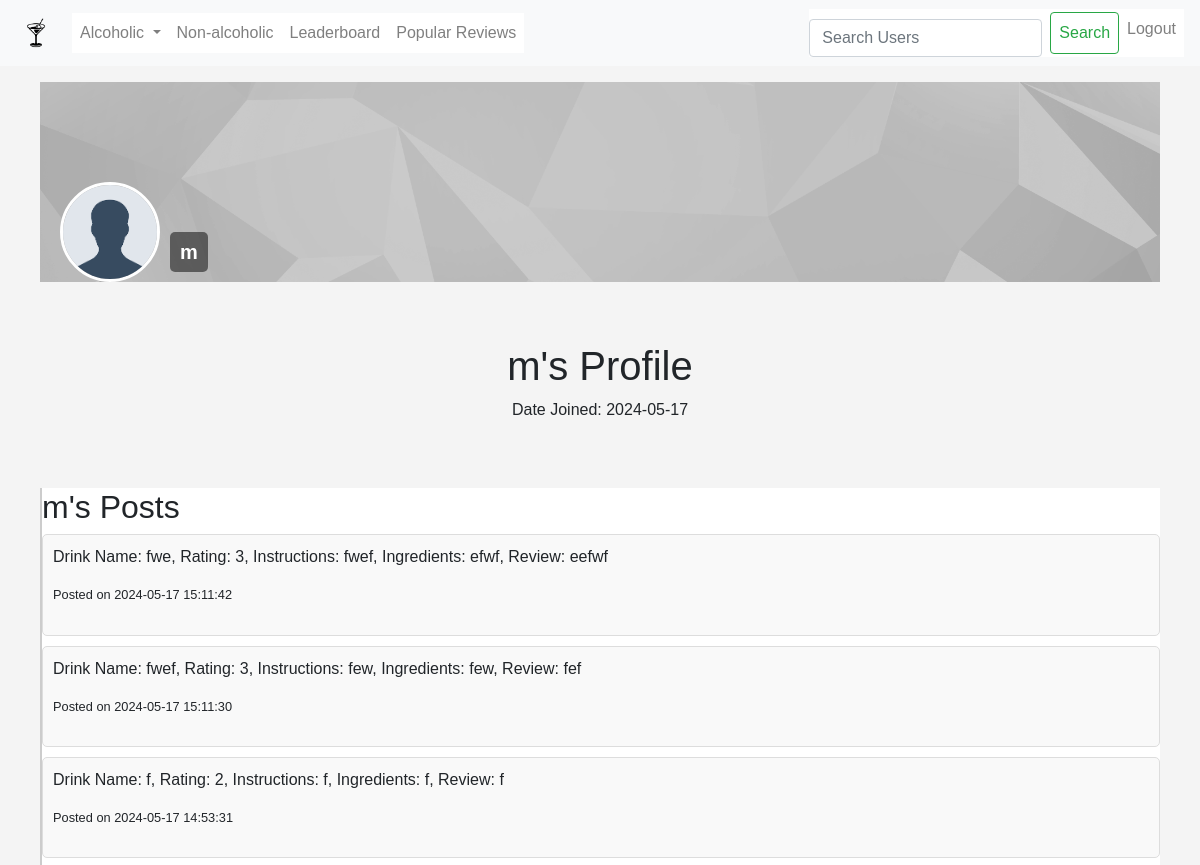
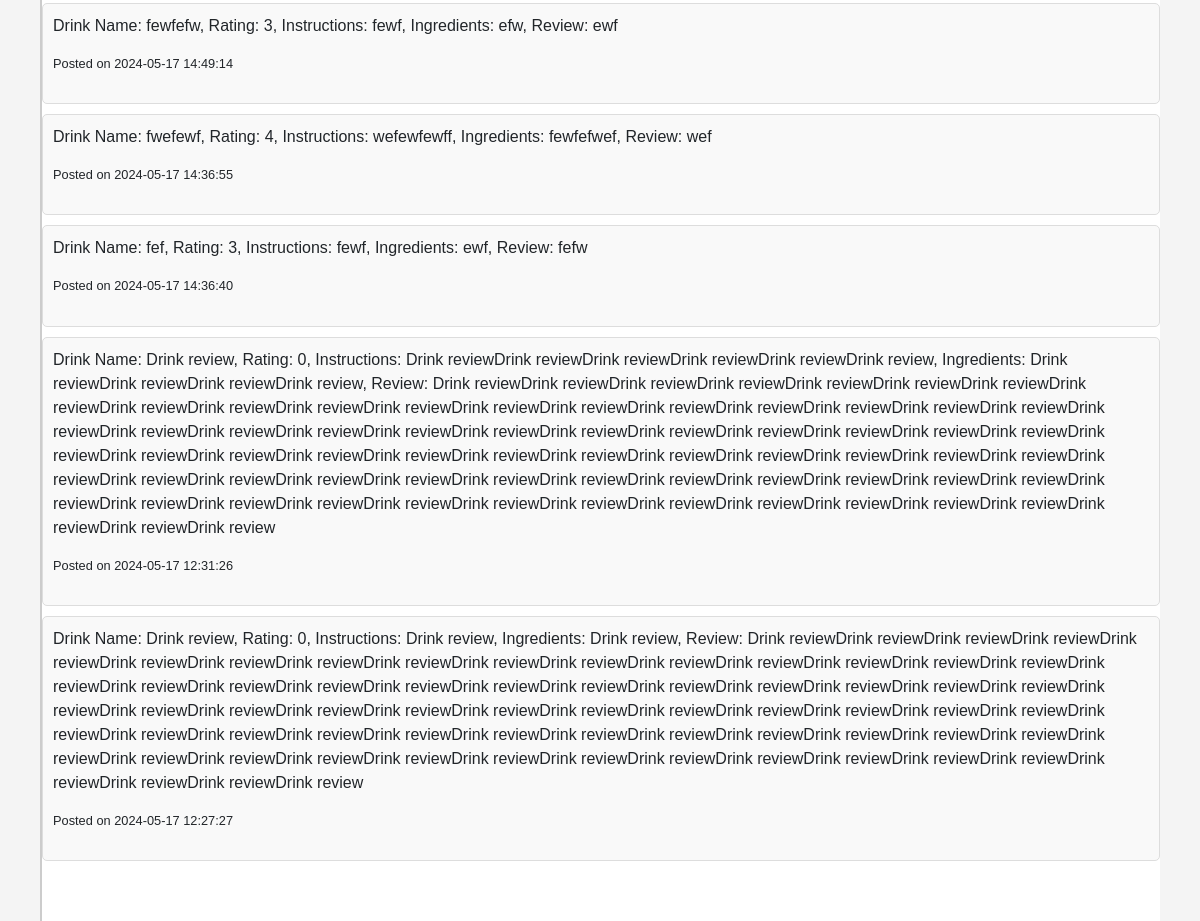
Page /user/m (signed in) on the committed database (2 pictures, top to bottom).
### app/models.py (models this page shows, shortened)
class User(UserMixin, db.Model):
    id = db.Column(db.Integer, primary_key=True)
    username = db.Column(db.String(80), unique=True, nullable=False)
    email = db.Column(db.String(120), unique=True, nullable=False)
    password_hash = db.Column(db.String(128), nullable=False)
    salt = db.Column(db.String(64), nullable=False)
    created_at = db.Column(db.DateTime, default=datetime.utcnow)
    avatar = db.Column(db.String(120), nullable=False, default='images/avatars/default_avatar.png')
    posts = db.relationship('Post', backref='author', lazy=True)
    @property
    def is_authenticated(self):
        return True

class Post(db.Model):
    id = db.Column(db.Integer, primary_key=True)
    content = db.Column(db.Text, nullable=False)
    user_id = db.Column(db.Integer, db.ForeignKey('user.id'), nullable=False)
    drink_type = db.Column(db.String(50), nullable=False)
    created_at = db.Column(db.DateTime, default=datetime.utcnow)
    likes = db.Column(db.Integer, default=0)
    super_likes = db.Column(db.Integer, default=0)
    dislikes = db.Column(db.Integer, default=0)

### app/routes.py (the view)
@routes.route('/user/<username>')
@login_required
def user_profile(username):
    user = User.query.filter_by(username=username).first()
    if not user:
        flash('User not found', category='danger')
        return redirect(url_for('routes.leaderboard'))
    user_posts = Post.query.filter_by(user_id=user.id).order_by(Post.created_at.desc()).all()
    return render_template('user_profile.html', user=user, user_posts=user_posts)

### app/templates/user_profile.html
{% extends "base.html" %}
{% block content %}
<div class="container">
    <div class="banner">
        <img src="{{ url_for('static', filename='images/banner.png') }}" alt="Banner" class="banner-img">
        <div class="avatar-wrapper">
            <img src="{{ url_for('static', filename=user.avatar or 'images/avatars/default_avatar.png') }}" alt="User Avatar" class="avatar-img" id="avatar-img">
        </div>
        <div class="username">{{ user.username }}</div>
    </div>
    <div class="user-info">
        <h1>{{ user.username }}'s Profile</h1>
        <p>Date Joined: <span class="date-joined">{{ user.created_at.strftime('%Y-%m-%d') }}</span></p>
    </div>
    <div class="content-area">
        <h2>{{ user.username }}'s Posts</h2>
        <div id="user-posts">
            {% if user_posts %}
                {% for post in user_posts %}
                    <div class="post">
                        <p>{{ post.content }}</p>
                        <small>Posted on {{ post.created_at.strftime('%Y-%m-%d %H:%M:%S') }}</small>
                    </div>
                {% endfor %}
            {% else %}
                <p>This user has not made any posts yet.</p>
            {% endif %}
        </div>
    </div>
</div>
{% endblock %}

### app/templates/base.html (shortened to what this page needs)
<!DOCTYPE html>
<html lang="en">
<head>
    <link rel="stylesheet" href="https://stackpath.bootstrapcdn.com/bootstrap/4.3.1/css/bootstrap.min.css">
    <link rel="stylesheet" href="{{ url_for('static', filename='css/Project.css') }}">
    <link rel="stylesheet" href="{{ url_for('static', filename='css/homepage.css') }}">
    <link rel="stylesheet" href="https://cdnjs.cloudflare.com/ajax/libs/font-awesome/5.15.4/css/all.min.css">
</head>
<body>
    <header>
        <nav class="navbar navbar-expand-lg navbar-light bg-light">
            <a class="navbar-brand" href="/">
                <img src="{{ url_for('static', filename='images/drink_logo.png') }}" alt="Mix'd Opinion Logo" style="height: 40px;">
            </a>
            <div class="collapse navbar-collapse" id="navbarNav">
                <ul class="navbar-nav mr-auto">
                    <li class="nav-item dropdown">
                        <a class="nav-link dropdown-toggle restricted-link" href="#" id="alcoholicDropdown" role="button" data-toggle="dropdown" aria-haspopup="true" aria-expanded="false">
                            Alcoholic
                        </a>
                    </li>
                    <li class="nav-item"><a class="nav-link restricted-link" href="/non_alcoholic">Non-alcoholic</a></li>
                    <li class="nav-item"><a class="nav-link restricted-link" href="/leaderboard">Leaderboard</a></li>
                    <li class="nav-item"><a class="nav-link restricted-link" href="/popular-reviews">Popular Reviews</a></li>
                </ul>
                <ul class="navbar-nav ml-auto">
                    <li class="nav-item">
                        <form class="form-inline" action="{{ url_for('routes.search') }}" method="get">
                            <input class="form-control mr-sm-2" type="search" placeholder="Search Users" aria-label="Search" name="query" required>
                            <button class="btn btn-outline-success my-2 my-sm-0" type="submit">Search</button>
                        </form>
                    </li>
                    <li class="nav-item"><a class="nav-link" href="/logout">Logout</a></li>
                </ul>
            </div>
        </nav>
    </header>
    <div class="container mt-3">
        {% block content %}{% endblock %}
    </div>
</body>
</html>

### app/static/css/Project.css (style rules this page uses)
html, body { width: 100%; height: 100%; margin: 0; padding: 0; overflow-x: hidden; font-family: Arial, sans-serif; background-color: #a5e1e1; }
.navbar-nav { background-color: #FFFF; }
input, .btn { width: 80%; margin-top: 10px; padding: 8px; box-sizing: border-box; }
.post small { display: block; margin-bottom: 20px; }

### app/static/css/homepage.css (style rules this page uses)
body { font-family: 'Arial', sans-serif; background-color: #f4f4f4; }
.content-area { padding-bottom: 50px; background-color: #ffffff; border-left: 2px solid #ccc; }
.post { padding: 10px; border: 1px solid #ddd; border-radius: 5px; margin-bottom: 10px; background-color: #f9f9f9; }
.container { max-width: 100%; margin: 0 auto; padding: 0 20px; }
.banner { position: relative; width: 100%; height: 200px; overflow: visible; margin-bottom: 20px; background-color: #cccccc; display: flex; align-items: center; justify-content: center; color: white; font-size: 24px; font-weight: bold; }
.banner-img { width: 100%; height: 100%; object-fit: cover; }
.avatar-wrapper { position: absolute; bottom: 0; left: 20px; width: 100px; height: 100px; border-radius: 50%; overflow: hidden; border: 3px solid white; background-color: #666666; display: flex; align-items: center; justify-content: center; color: white; font-size: 16px; font-weight: bold; z-index: 10; }
.avatar-img { width: 100%; height: 100%; object-fit: cover; }
.user-info { margin-top: 60px; text-align: center; padding-bottom: 50px; }
.username { position: absolute; left: 130px; bottom: 10px; color: white; background-color: rgba(0, 0, 0, 0.5); padding: 5px 10px; border-radius: 5px; font-size: 20px; z-index: 10; }

### app/templates/base.html (style rules this page uses)
.navbar-nav .form-inline .form-control { width: auto; display: inline-block; margin-right: 10px; }
.navbar-nav .form-inline .btn { width: auto; display: inline-block; }

### rows in the picture
User: avatar (placeholder picture), username "m", created_at "2024-05-17"
Post: content "Drink Name: fwe, Rating: 3, Instructions: fwef, Ingredients: efwf, Review: eefwf", created_at "2024-05-17 15:11:42"
Post: content "Drink Name: fwef, Rating: 3, Instructions: few, Ingredients: few, Review: fef", created_at "2024-05-17 15:11:30"
Post: content "Drink Name: f, Rating: 2, Instructions: f, Ingredients: f, Review: f", created_at "2024-05-17 14:53:31"
Post: content "Drink Name: fewfefw, Rating: 3, Instructions: fewf, Ingredients: efw, Review: ewf", created_at "2024-05-17 14:49:14"
Post: content "Drink Name: fwefewf, Rating: 4, Instructions: wefewfewff, Ingredients: fewfefwef, Review: wef", created_at "2024-05-17 14:36:55"
Post: content "Drink Name: fef, Rating: 3, Instructions: fewf, Ingredients: ewf, Review: fefw", created_at "2024-05-17 14:36:40"
Post: content "Drink Name: Drink review, Rating: 0, Instructions: Drink reviewDrink reviewDrink reviewDrink reviewDrink reviewDrink review, Ingredients: Drink reviewDrink reviewDrink reviewDrink review, Review: Drink reviewDrink reviewDrink reviewDrink reviewDrink reviewDrink reviewDrink reviewDrink reviewDrink reviewDrink reviewDrink reviewDrink reviewDrink reviewDrink reviewDrink reviewDrink reviewDrink reviewDrink reviewDrink reviewDrink reviewDrink reviewDrink reviewDrink reviewDrink reviewDrink reviewDrink reviewDrink reviewDrink reviewDrink reviewDrink reviewDrink reviewDrink reviewDrink reviewDrink reviewDrink reviewDrink reviewDrink reviewDrink reviewDrink reviewDrink reviewDrink reviewDrink…", created_at "2024-05-17 12:31:26"
Post: content "Drink Name: Drink review, Rating: 0, Instructions: Drink review, Ingredients: Drink review, Review: Drink reviewDrink reviewDrink reviewDrink reviewDrink reviewDrink reviewDrink reviewDrink reviewDrink reviewDrink reviewDrink reviewDrink reviewDrink reviewDrink reviewDrink reviewDrink reviewDrink reviewDrink reviewDrink reviewDrink reviewDrink reviewDrink reviewDrink reviewDrink reviewDrink reviewDrink reviewDrink reviewDrink reviewDrink reviewDrink reviewDrink reviewDrink reviewDrink reviewDrink reviewDrink reviewDrink reviewDrink reviewDrink reviewDrink reviewDrink reviewDrink reviewDrink reviewDrink reviewDrink reviewDrink reviewDrink reviewDrink reviewDrink reviewDrink reviewDrink…", created_at "2024-05-17 12:27:27"
